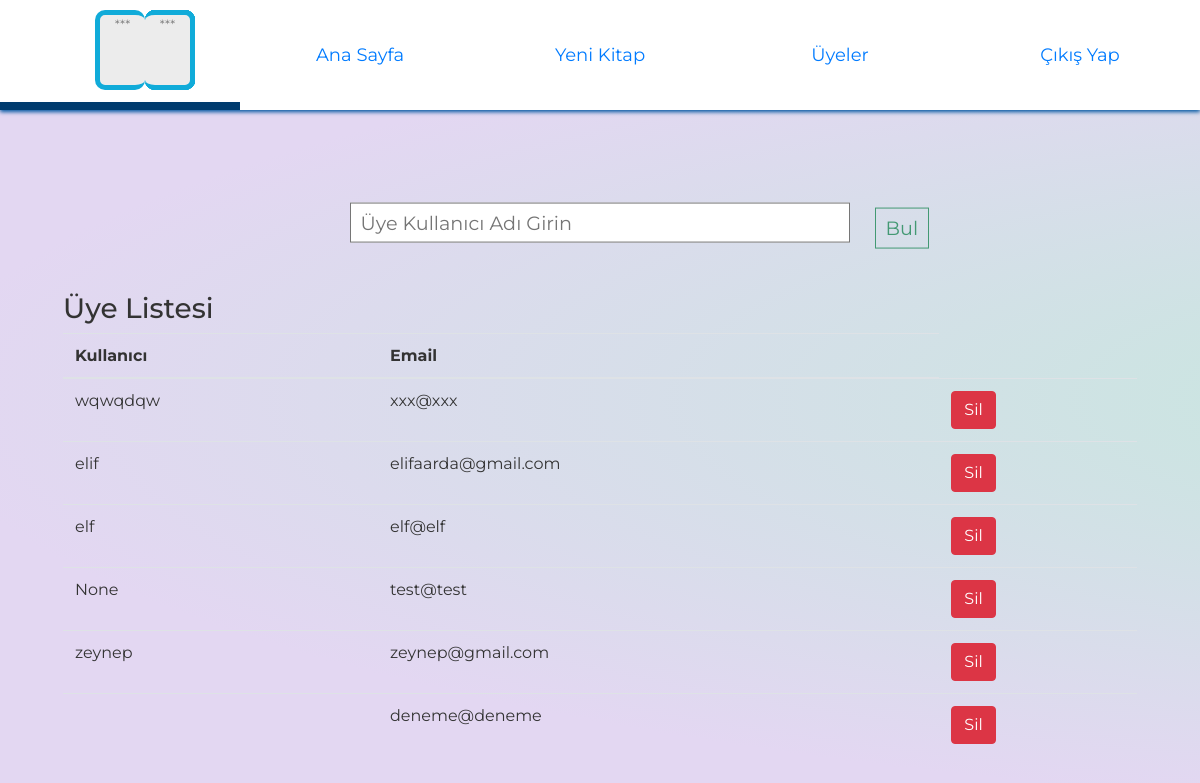
The app's page /admin_users, older data.
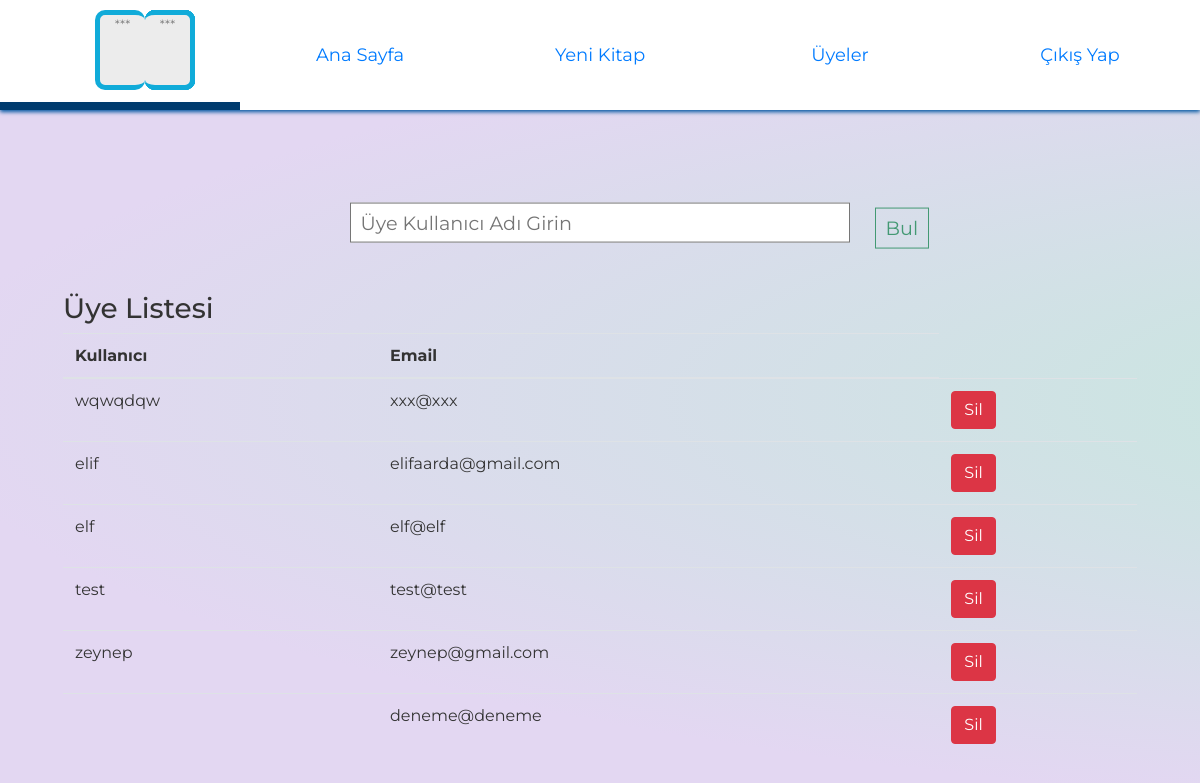
The same page, newer data.
### Models/user.py (models this page shows, shortened)
class User(UserMixin,db.Model):
    __tablename__ = 'user'
    id = db.Column(db.Integer, primary_key=True)
    username = db.Column(db.String(120))
    email = db.Column(db.String(120))
    password = db.Column(db.String(80))

### Routes/routes.py (the view)
@routes.route("/admin_users")
def admin_users():
    users = User.query.all()
    return render_template("admin_users.html", users=users)

### templates/admin_users.html (shortened to what this page needs)
<html>
<head>
    <link rel="stylesheet" href="https://maxcdn.bootstrapcdn.com/bootstrap/4.0.0/css/bootstrap.min.css">
    <link rel="stylesheet" type="text/css" href="../static/css/home.css" />
    <link rel="stylesheet" type="text/css" href="../static/css/search.css" />
</head>
<body>
    <div>
        <section class='header'>
            <header>
                <ul class='menu'>
                <li>
                        <div class="logo">
                            <div class="paper">
                            </div>
                            <div class="paper">
                            </div>
                        </div>
                    </li>
                    <li>
                        <a href='/admin'>Ana Sayfa</a>
                    </li>
                    <li>
                        <a href='/admin_book'>Yeni Kitap</a>
                    </li>
                    <li>
                        <a href='/admin_users'>Üyeler</a>
                    </li>
                    <li class="logout">
                        <a href='/logout'>Çıkış Yap</a>
                    </li>
                </ul>
            </header>
        </section>
        <div style="margin-top: 150px;" class="container">
            <form action="/member_search" method="POST" id="searchform">
                <input type="text" name="member_search" id="search-bar" placeholder="Üye Kullanıcı Adı Girin" />
                <button type="submit" name="member_search" id="submit">Bul</button>
            </form>
            <table class="table table-hover">
                <h3>Üye Listesi</h3>
                <thead>
                    <tr>
                        <th scope="col">Kullanıcı</th>
                        <th scope="col">Email</th>
                    </tr>
                </thead>
                <tbody>
                {% if members: %}
                    {%for member in members %}
                    <tr>
                        <td>{{member.username}}</td>
                        <td>{{member.email}}</td>
                        <td><a href="/user_delete/{{member.id}}" method="DELETE" class="btn btn-danger">Sil</a>
                    </tr>
                    {% endfor %}
                    {% else %}
                      {%for user in users %}
                    <tr>
                        <td>{{user.username}}</td>
                        <td>{{user.email}}</td>
                        <td><a href="/user_delete/{{user.id}}" method="DELETE" class="btn btn-danger">Sil</a>
                    </tr>
                    {% endfor %}
                    {% endif %}
                </tbody>
            </table>
        </div>
    </div>
</body>
</html>

### static/css/home.css (style rules this page uses)
body { font-family: "Montserrat", Helvetica, sans-serif; background: radial-gradient( ellipse at center, rgba(194, 234, 219, 1) 0%, rgba(227, 215, 242, 1) 74%, rgba(227, 215, 242, 1) 74%); background-size: 300%; padding: 3em; color: #333; }
a { font-weight: 400; font-size: 18px; -webkit-transition: all 0.25s; transition: all 0.25s; }
ul { padding: 0; margin: 0; }
.header { position: fixed; top: 0; left: 0; right: 0; height: 110px; background: #fff; box-shadow: 0 2px 4px #0056a1; z-index: 2; }
.menu li { width: 20%; height: 110px; box-sizing: border-box; display: block; float: left; list-style: none; position: relative; display: table; border-bottom: 0px solid #007fed; -webkit-transition: all 0.25s; transition: all 0.25s; }
.menu li a { display: block; text-align: center; display: table-cell; vertical-align: middle; text-decoration: none; }
li .logo { position: relative; width: 40px; height: 70px; margin: 15px auto; perspective: 190px; transform-style: preserve-3d; -webkit-backface-visibility: visible; margin-left: 150px; }
.logo .paper { position: absolute; margin: auto; left: -9999px; right: -9999px; top: -9999px; bottom: -9999px; width: 50px; height: 80px; background: #ececec; border: 5px solid #10abd9; border-radius: 10px; border-left: 0; transform-origin: 0% 50%; text-align: center; color: gray; }
.logo .paper::after { content: "***"; font-size: 80%; }
.logo .paper:nth-child(2) { transform: rotateY(180deg); }
.logo .paper:nth-child(12) { animation: flip 2.5s infinite ease-in-out; animation-delay: 2.8861s; }

### static/css/search.css (style rules this page uses)
html, body { width: 100%; height: 100%; }
body { background: radial-gradient( ellipse at center, rgba(194, 234, 219, 1) 0%, rgba(227, 215, 242, 1) 74%, rgba(227, 215, 242, 1) 74%); background-size: 300%; font-family: "Montserrat", Helvetica, sans-serif; padding: 3em; color: #333; }
#searchform { display: block; margin: 0 auto; width: 100%; max-width: 500px; transform: translateY(10%); position: relative; }
#search-bar { display: block; margin: 0.25em 0 0; width: 100%; padding: 0.25em 0.5em; font-size: 1.2em; }
.output, #search-bar { background: #fff; border: 1px solid #767676; }
#submit { display: block; margin: -1.83em 525 2.5em; padding: 0.25em 0.5em; font-size: 1.2em; color: #439973; border: 1px solid #439973; background: 0; transition: color 0.2s, background 0.2s; }

Row changes from the older to the newer data that the page shows:
changed User "test@test": username "None" → "test"
